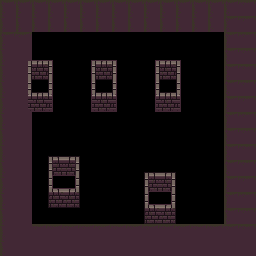

Rendered tile map (Tiled .tmx) drawn with the repository's tilesets; below, a short description and the full map source, tile grids included:
An orthogonal 16x16 tile map with 16x16 px tiles, 2 tile layers (Floor, Tile Layer 1).

<map version="1.2" tiledversion="1.2.0" orientation="orthogonal" renderorder="right-down" width="16" height="16" tilewidth="16" tileheight="16" infinite="0" nextlayerid="3" nextobjectid="1">
 <tileset firstgid="1" source="tileset.tsx" />
 <layer id="2" name="Floor" width="16" height="16">
  <data encoding="csv">
98,98,98,98,98,98,98,98,98,98,98,98,98,98,98,99,
114,114,114,114,114,114,114,114,114,114,114,114,114,114,98,99,
98,99,0,0,0,0,0,0,0,0,0,0,0,0,98,99,
114,115,0,0,0,0,0,0,0,0,0,0,0,0,98,99,
114,115,0,0,0,0,0,0,0,0,0,0,0,0,98,99,
114,115,0,0,0,0,0,0,0,0,0,0,0,0,98,99,
114,115,0,0,0,0,0,0,0,0,0,0,0,0,98,99,
114,115,0,0,0,0,0,0,0,0,0,0,0,0,98,99,
114,115,0,0,0,0,0,0,0,0,0,0,0,0,98,99,
114,115,0,0,0,0,0,0,0,0,0,0,0,0,98,99,
114,115,0,0,0,0,0,0,0,0,0,0,0,0,98,99,
114,115,0,0,0,0,0,0,0,0,0,0,0,0,98,99,
114,115,0,0,0,0,0,0,0,0,0,0,0,0,98,99,
114,115,0,0,0,0,0,0,0,0,0,0,0,0,98,99,
114,115,99,99,99,99,99,99,99,99,99,99,99,99,99,99,
114,115,115,115,115,115,115,115,115,115,115,115,115,115,115,115
</data>
 </layer>
 <layer id="1" name="Tile Layer 1" width="16" height="16">
  <data encoding="csv">
0,0,0,0,0,0,0,0,0,0,0,0,0,0,0,0,
0,0,0,0,0,0,0,0,0,0,0,0,0,0,0,0,
0,0,0,0,0,0,0,0,0,0,0,0,0,0,0,0,
0,1,2,3,0,1,2,3,0,1,2,3,0,0,0,0,
0,17,18,19,0,17,18,19,0,17,18,19,0,0,0,0,
0,33,34,35,0,33,34,35,0,33,34,35,0,0,0,0,
0,49,50,51,0,49,50,51,0,49,50,51,0,0,0,0,
0,0,0,0,0,0,0,0,0,0,0,0,0,0,0,0,
0,0,0,0,0,0,0,0,0,0,0,0,0,0,0,0,
0,0,0,4,5,0,0,0,0,0,0,0,0,0,0,0,
0,0,0,20,21,0,0,0,0,4,5,0,0,0,0,0,
0,0,0,36,37,0,0,0,0,20,21,0,0,0,0,0,
0,0,0,52,53,0,0,0,0,36,37,0,0,0,0,0,
0,0,0,0,0,0,0,0,0,52,53,0,0,0,0,0,
0,0,0,0,0,0,0,0,0,0,0,0,0,0,0,0,
0,0,0,0,0,0,0,0,0,0,0,0,0,0,0,0
</data>
 </layer>
</map>
